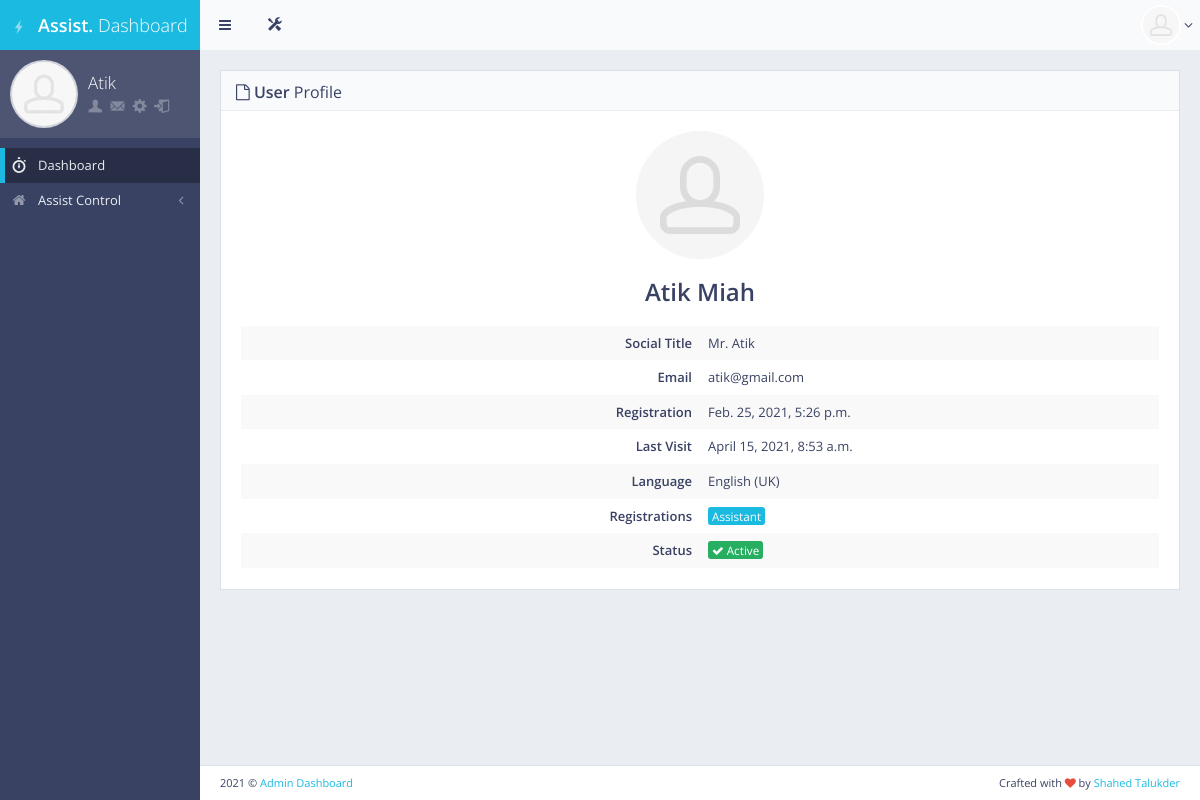
/profile/ (signed in), run on an earlier commit of the app's database.
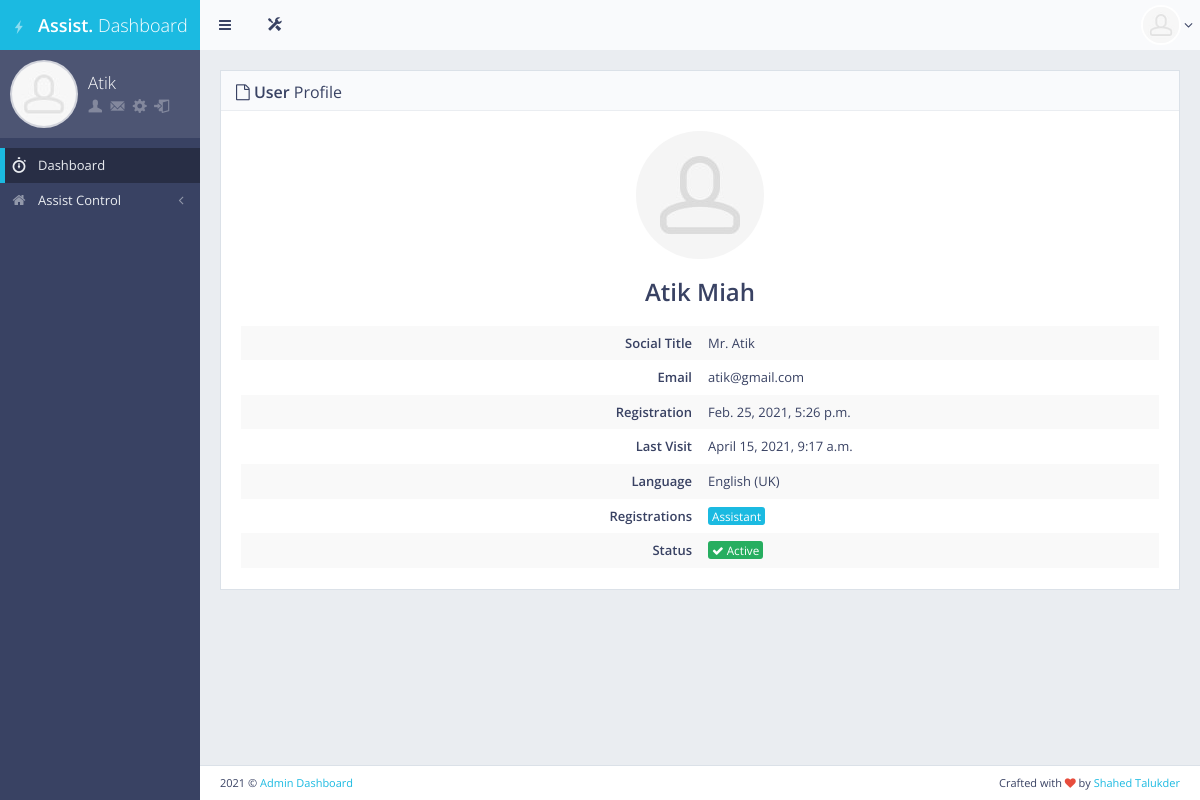
And on a later commit of the database.
### main/models.py (models this page shows, shortened)
class User(AbstractUser):
    is_doctor = models.BooleanField(default=False)
    is_student = models.BooleanField(default=False)
    is_moderator = models.BooleanField(default=False)
    is_assistant = models.BooleanField(default=False)
    is_driver = models.BooleanField(default=False)

### main/views.py (the view)
# urls.py: path('profile/', views.user_profile, name="user_profile"),
def user_profile(request):
    if request.user.is_authenticated:
        return render(request, 'user_profile.html', {"title":"{} Profile".format(request.user.username.title())})
    else:
        return redirect('/')

### main/templates/user_profile.html (shortened to what this page needs)
{%extends 'base.html'%}
{%load static%}
{%block main_content%}
<div id="page-content" style="min-height: 1189px;">
    <div class="row">
        <div class="col-lg-12">
            <div class="block">
                <div class="block-title">
                    <h2><i class="fa fa-file-o"></i> <strong>User</strong> Profile</h2>
                </div>
                <div class="block-section text-center">
                    <a href="javascript:void(0)">
                        <img src="{%static 'front/'%}img/placeholders/avatars/avatar4@2x.jpg" alt="avatar" class="img-circle">
                    </a>
                    <h3>
                        <strong>{{user.first_name | title}} {{user.last_name | title}}</strong><br><small></small>
                    </h3>
                </div>
                <table class="table table-borderless table-striped table-vcenter">
                    <tbody>
                        <tr>
                            <td class="text-right" style="width: 50%;"><strong>Social Title</strong></td>
                            <td>Mr. {{user.first_name}}</td>
                        </tr>
                        <tr>
                            <td class="text-right"><strong>Email</strong></td>
                            <td>{{user.email}}</td>
                        </tr>
                        <tr>
                            <td class="text-right"><strong>Registration</strong></td>
                            <td>{{user.date_joined}}</td>
                        </tr>
                        <tr>
                            <td class="text-right"><strong>Last Visit</strong></td>
                            <td>{{user.last_login}}</td>
                        </tr>
                        <tr>
                            <td class="text-right"><strong>Language</strong></td>
                            <td>English (UK)</td>
                        </tr>
                        <tr>
                            <td class="text-right"><strong>Registrations</strong></td>
                            {%if user.is_superuser%}
                            <td><span class="label label-primary">Admin</span></td>
                            {%elif user.is_doctor%}
                            <td><span class="label label-primary">Doctor</span></td>
                            {%elif user.is_nurse%}
                            <td><span class="label label-primary">Nurse</span></td>
                            {%else%}
                            <td><span class="label label-primary">Assistant</span></td>
                            {%endif%}
                        </tr>
                        <tr>
                            <td class="text-right"><strong>Status</strong></td>
                            {%if user.is_active%}
                            <td><span class="label label-success"><i class="fa fa-check"></i> Active</span></td>
                            {%else%}
                            <td><span class="label label-danger"><i class="fa fa-check"></i>Not Active</span></td>
                            {%endif%}
                        </tr>
                    </tbody>
                </table>
            </div>
        </div>
    </div>
</div>
{%endblock main_content%}

### main/templates/base.html (shortened to what the changed rows need)
<!DOCTYPE html> {%load static%}
<html class="no-js" lang="en">
<head>
    <link rel="stylesheet" href="{% static 'front/' %}css/bootstrap.min.css">
    <link rel="stylesheet" href="{% static 'front/' %}css/plugins.css">
    <link rel="stylesheet" href="{% static 'front/' %}css/main.css">
    <link rel="stylesheet" href="{% static 'front/' %}css/themes.css">
</head>
<body>
    <div id="page-wrapper">
        <div id="page-container" class="sidebar-partial sidebar-visible-lg sidebar-no-animations">
            <div id="sidebar">
                <div id="sidebar-scroll">
                    <div class="sidebar-content">
                        <div class="sidebar-section sidebar-user clearfix sidebar-nav-mini-hide">
                            <div class="sidebar-user-avatar">
                                <a href="{%url 'user_profile'%}">
                                </a>
                            </div>
                            <div class="sidebar-user-name">{{user.first_name | title}}</div>
                            <div class="sidebar-user-links">
                                <a href="{%url 'user_profile'%}" data-toggle="tooltip" data-placement="bottom" title="Profile"><i class="gi gi-user"></i></a>
                                <a href="{%url 'home'%}" data-toggle="tooltip" data-placement="bottom" title="Report"><i class="gi gi-envelope"></i></a>
                                <a href="{%url 'home'%}" class="enable-tooltip" data-placement="bottom" title="Edit Profile"><i class="gi gi-cogwheel"></i></a>
                                <a href="{%url 'mylogout'%}" data-toggle="tooltip" data-placement="bottom" title="Logout"><i class="gi gi-exit"></i></a>
                            </div>
                        </div>
                    </div>
                </div>
            </div>
            <div id="main-container">
                {%block main_content%}{%endblock main_content%}
            </div>
        </div>
    </div>
</body>
</html>

What changed in the data, as far as the page shows it:
changed User "Atik": last_login "April 15, 2021, 8:53 a.m." → "April 15, 2021, 9:17 a.m."
